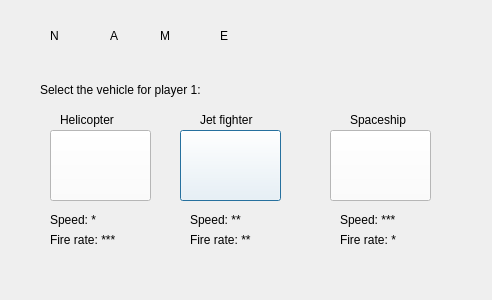
<?xml version="1.0" encoding="UTF-8"?>
<ui version="4.0">
 <class>Dialog</class>
 <widget class="QDialog" name="Dialog">
  <property name="geometry">
   <rect>
    <x>0</x>
    <y>0</y>
    <width>492</width>
    <height>300</height>
   </rect>
  </property>
  <property name="windowTitle">
   <string>Dialog</string>
  </property>
  <widget class="QLabel" name="helicopterLabel">
   <property name="geometry">
    <rect>
     <x>60</x>
     <y>110</y>
     <width>71</width>
     <height>20</height>
    </rect>
   </property>
   <property name="text">
    <string>Helicopter</string>
   </property>
  </widget>
  <widget class="QLabel" name="jetFighterLabel">
   <property name="geometry">
    <rect>
     <x>200</x>
     <y>110</y>
     <width>81</width>
     <height>20</height>
    </rect>
   </property>
   <property name="text">
    <string>Jet fighter</string>
   </property>
  </widget>
  <widget class="QLabel" name="spaceShipLabel">
   <property name="geometry">
    <rect>
     <x>350</x>
     <y>110</y>
     <width>71</width>
     <height>20</height>
    </rect>
   </property>
   <property name="text">
    <string>Spaceship</string>
   </property>
  </widget>
  <widget class="QLabel" name="label_4">
   <property name="geometry">
    <rect>
     <x>40</x>
     <y>80</y>
     <width>211</width>
     <height>20</height>
    </rect>
   </property>
   <property name="text">
    <string>Select the vehicle for player 1:</string>
   </property>
  </widget>
  <widget class="QLabel" name="heliStatsLabel_1">
   <property name="geometry">
    <rect>
     <x>50</x>
     <y>210</y>
     <width>63</width>
     <height>20</height>
    </rect>
   </property>
   <property name="text">
    <string>Speed: *</string>
   </property>
  </widget>
  <widget class="QLabel" name="heliStatsLabel_2">
   <property name="geometry">
    <rect>
     <x>50</x>
     <y>230</y>
     <width>91</width>
     <height>20</height>
    </rect>
   </property>
   <property name="text">
    <string>Fire rate: ***</string>
   </property>
  </widget>
  <widget class="QLabel" name="jetStatsLabel_1">
   <property name="geometry">
    <rect>
     <x>190</x>
     <y>210</y>
     <width>71</width>
     <height>20</height>
    </rect>
   </property>
   <property name="text">
    <string>Speed: **</string>
   </property>
  </widget>
  <widget class="QLabel" name="jetStatsLabel_2">
   <property name="geometry">
    <rect>
     <x>190</x>
     <y>230</y>
     <width>91</width>
     <height>20</height>
    </rect>
   </property>
   <property name="text">
    <string>Fire rate: **</string>
   </property>
  </widget>
  <widget class="QLabel" name="spaceStatsLabel_1">
   <property name="geometry">
    <rect>
     <x>340</x>
     <y>210</y>
     <width>91</width>
     <height>20</height>
    </rect>
   </property>
   <property name="text">
    <string>Speed: ***</string>
   </property>
  </widget>
  <widget class="QLabel" name="spaceStatsLabel_2">
   <property name="geometry">
    <rect>
     <x>340</x>
     <y>230</y>
     <width>81</width>
     <height>20</height>
    </rect>
   </property>
   <property name="text">
    <string>Fire rate: *</string>
   </property>
  </widget>
  <widget class="QLabel" name="label_11">
   <property name="geometry">
    <rect>
     <x>50</x>
     <y>10</y>
     <width>51</width>
     <height>51</height>
    </rect>
   </property>
   <property name="styleSheet">
    <string notr="true">font: 75 oblique 52pt &quot;Cantarell&quot;;</string>
   </property>
   <property name="text">
    <string>N</string>
   </property>
  </widget>
  <widget class="QLabel" name="label_12">
   <property name="geometry">
    <rect>
     <x>110</x>
     <y>10</y>
     <width>51</width>
     <height>51</height>
    </rect>
   </property>
   <property name="styleSheet">
    <string notr="true">font: 75 oblique 52pt &quot;Cantarell&quot;;</string>
   </property>
   <property name="text">
    <string>A</string>
   </property>
  </widget>
  <widget class="QLabel" name="label_13">
   <property name="geometry">
    <rect>
     <x>160</x>
     <y>10</y>
     <width>61</width>
     <height>51</height>
    </rect>
   </property>
   <property name="styleSheet">
    <string notr="true">font: 75 oblique 52pt &quot;Cantarell&quot;;</string>
   </property>
   <property name="text">
    <string>M</string>
   </property>
  </widget>
  <widget class="QLabel" name="label_14">
   <property name="geometry">
    <rect>
     <x>220</x>
     <y>10</y>
     <width>51</width>
     <height>51</height>
    </rect>
   </property>
   <property name="styleSheet">
    <string notr="true">font: 75 oblique 52pt &quot;Cantarell&quot;;</string>
   </property>
   <property name="text">
    <string>E</string>
   </property>
  </widget>
  <widget class="QPushButton" name="jetButton">
   <property name="geometry">
    <rect>
     <x>180</x>
     <y>130</y>
     <width>101</width>
     <height>71</height>
    </rect>
   </property>
   <property name="styleSheet">
    <string notr="true">border-image: url(:/images/fighter.jpg);
border-color: rgb(0, 0, 0);
background-color: rgb(255, 255, 255);</string>
   </property>
   <property name="text">
    <string/>
   </property>
  </widget>
  <widget class="QPushButton" name="spaceButton">
   <property name="geometry">
    <rect>
     <x>330</x>
     <y>130</y>
     <width>101</width>
     <height>71</height>
    </rect>
   </property>
   <property name="styleSheet">
    <string notr="true">border-image: url(:/images/spaceship.jpg);
border-color: rgb(0, 0, 0);
background-color: rgb(255, 255, 255);</string>
   </property>
   <property name="text">
    <string/>
   </property>
  </widget>
  <widget class="QPushButton" name="heliButton">
   <property name="geometry">
    <rect>
     <x>50</x>
     <y>130</y>
     <width>101</width>
     <height>71</height>
    </rect>
   </property>
   <property name="styleSheet">
    <string notr="true">border-image: url(:/images/heli.jpg);
background-color: rgb(255, 255, 255);</string>
   </property>
   <property name="text">
    <string/>
   </property>
  </widget>
 </widget>
 <resources/>
 <connections/>
</ui>
